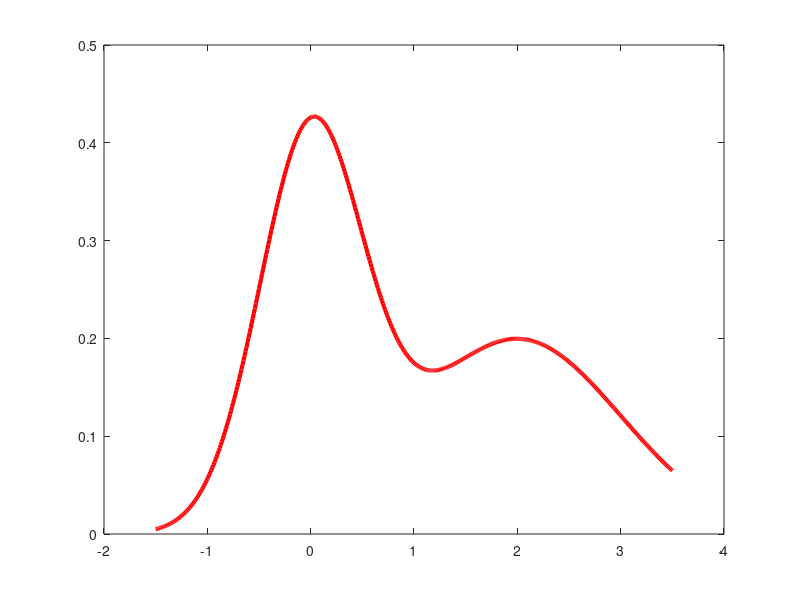

Here is the MATLAB script that generated this plot: (Note: this script raises an error after producing the figure.)
clear all;
%Illustrates parzen density estimation. Employs data generated using a
%combination of two univariate Gaussian distributions. The distribution of the data is
%estimated using more and more data points.
k=0;
for N=[10,50,100,500,1000,5000]
  k=k+1;
  
  %-----------------------------CREATE DATA------------------------
  %N = Number of samples taken from each Gaussian
  mu1 = 0; % Mean for first Gaussian
  mu2 = 2; % Mean for second Gaussian
  sigma1 = 0.5; % StDev for first Gaussian
  sigma2 = 1; % StDev for second Gaussian
  r=-1.5:0.01:3.5; % Spread - the range of values for which we want to calc density
  %calculate the true distribution for all r values:
  pdf1 = normpdf(r,mu1,sigma1); 
  pdf2 = normpdf(r,mu2,sigma2); 
  pdf = 0.5*pdf1 + 0.5*pdf2; % Combine gaussians to make bimodal distribution
  
  %--------------------------Plot actual bimodal distribution:
  figure(k);clf; plot(r,pdf,'r-','linewidth',3); hold on
  %get samples from the probability distribution:
  d1 = normrnd(mu1,sigma1,1,N); 
  d2 = normrnd(mu2,sigma2,1,N); 
  d = [d1 d2]; % Combine data samples from both Gaussian distributions
   
  %ESTIMATE DATA DISTRIBUTION
  p = ksdensity(d,r); % Apply Parzen window density estimation
 
  %------------------------PLOT------------------------------------------------
  plot(r,p,'linewidth',3);grid % Plot Parzen Window estimate
  xlabel('x','fontsize',16); % Label axes
  ylabel('p(x)','fontsize',16); % Label axes
  title(['Parzen Window Estimated Distribution for N = ',num2str(N)],'fontsize',16);hold on;
  legend('Known Distribution','Parzen Window Estimate')
end
